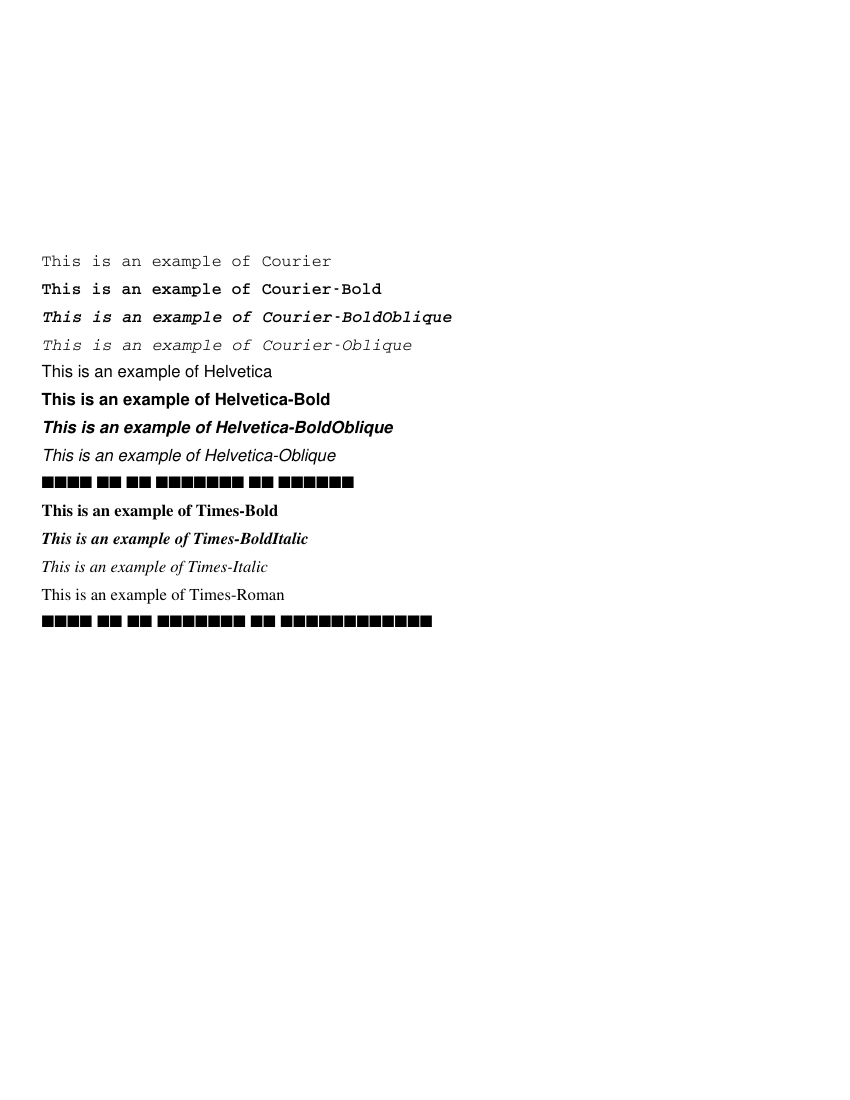

Recreate this plot in Python.
from reportlab.lib.pagesizes import letter
from reportlab.pdfgen import canvas

def font_demo(my_canvas, fonts):
    pos_y = 600
    for font in fonts:
        my_canvas.setFont(font,12)
        my_canvas.drawString(30, pos_y, "This is an example of " + font)
        pos_y -= 20

if __name__ == '__main__':
    my_canvas = canvas.Canvas("fonts.pdf", pagesize=letter)
    fonts = my_canvas.getAvailableFonts()
    font_demo(my_canvas, fonts)
    my_canvas.showPage()
    font_demo(my_canvas, fonts)
    my_canvas.save()
